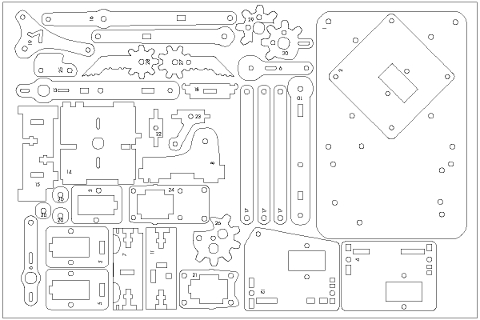
#> input picture img/robot_arm1.jpg, 480 x 320 px; the run also reads 1 picture not shown here
$ jupyter execute 4.20_diff_absolute.ipynb
#> lines starting #> are read from the running program, lines starting #| are printed output that depends on the picture; after the words box and inside, x2 and y2 are one past the last pixel; in counts of white or black regions, pixels touching at a corner belong together
[cell 1]
import cv2
import numpy as np
import matplotlib.pyplot as plt

[cell 2]
# 이미지 읽기
img1 = cv2.imread('./img/robot_arm1.jpg')
#> img1 is the input picture: shape (320, 480, 3); min 0, max 255, mean 244.4
img2 = cv2.imread('./img/robot_arm2.jpg')
img1_gray = cv2.cvtColor(img1, cv2.COLOR_BGR2GRAY)
img2_gray = cv2.cvtColor(img2, cv2.COLOR_BGR2GRAY)

[cell 3]
# 두 이미지 절대값 차 연산
diff = cv2.absdiff(img1_gray, img2_gray)
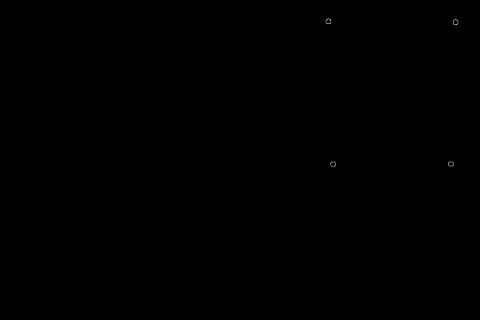
#> diff: shape (320, 480); min 0, max 183, mean 0.1

# 차영상 극대화하기 위해 스레시홀드 처리 및 컬러로 변환
_, diff = cv2.threshold(diff, 1, 255, cv2.THRESH_BINARY)
#> diff: shape (320, 480); 0.07% white in thin lines or dots, all inside (x1, y1, x2, y2) = (325, 18, 459, 168)
diff_red = cv2.cvtColor(diff, cv2.COLOR_GRAY2BGR)
diff_red[:, :, 2] = 0
#> diff_red: shape (320, 480, 3); mean B, G, R 0.2, 0.2, 0

[cell 4]
# 두 번째 이미지에 다른 부분 표시
spot = cv2.bitwise_xor(img2, diff_red)

[cell 5]
# 결과 출력
imgs = {'img1':img1, 'img2':img2, 'diff':diff, 'spot':spot}

for i, (k, v) in enumerate(imgs.items()):
    plt.subplot(2, 2, i+1)
    plt.title(k)
    if len(v.shape) == 2:
        plt.imshow(v, cmap='gray')
    else:
        plt.imshow(v[:,:,::-1])
    plt.xticks([])
    plt.yticks([])
#> this loop made 4 passes
#> k on passes 1 to 4: 'img1', 'img2', 'diff', 'spot'

plt.show()
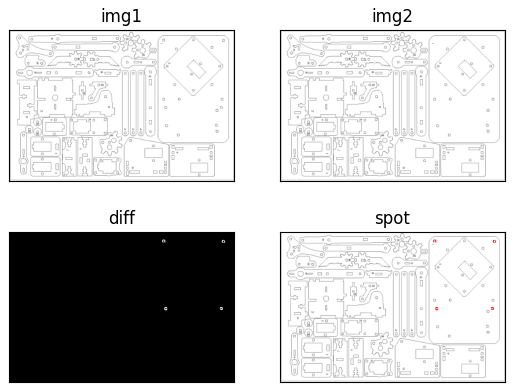
#> figure drawn by matplotlib, 4 panels
